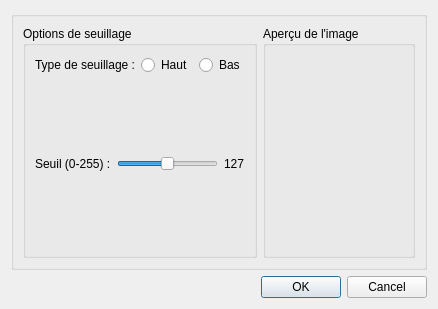
<?xml version="1.0" encoding="UTF-8"?>
<ui version="4.0">
 <class>Dialog</class>
 <widget class="QDialog" name="Dialog">
  <property name="geometry">
   <rect>
    <x>0</x>
    <y>0</y>
    <width>403</width>
    <height>309</height>
   </rect>
  </property>
  <property name="windowTitle">
   <string>Options de Seuillage</string>
  </property>
  <layout class="QVBoxLayout" name="verticalLayout">
   <item>
    <widget class="QGroupBox" name="groupBox">
     <property name="title">
      <string/>
     </property>
     <layout class="QHBoxLayout" name="horizontalLayout">
      <item>
       <widget class="QGroupBox" name="groupBox_2">
        <property name="title">
         <string>Options de seuillage</string>
        </property>
        <layout class="QVBoxLayout" name="verticalLayout_2">
         <item>
          <layout class="QHBoxLayout" name="horizontalLayout_2">
           <item>
            <widget class="QLabel" name="label_2">
             <property name="text">
              <string>Type de seuillage :</string>
             </property>
            </widget>
           </item>
           <item>
            <widget class="QRadioButton" name="radio_high">
             <property name="text">
              <string>Haut</string>
             </property>
            </widget>
           </item>
           <item>
            <widget class="QRadioButton" name="radio_low">
             <property name="text">
              <string>Bas</string>
             </property>
            </widget>
           </item>
          </layout>
         </item>
         <item>
          <layout class="QHBoxLayout" name="horizontalLayout_3">
           <item>
            <widget class="QLabel" name="label">
             <property name="text">
              <string>Seuil (0-255) :</string>
             </property>
            </widget>
           </item>
           <item>
            <widget class="QSlider" name="slider">
             <property name="autoFillBackground">
              <bool>false</bool>
             </property>
             <property name="maximum">
              <number>255</number>
             </property>
             <property name="sliderPosition">
              <number>127</number>
             </property>
             <property name="orientation">
              <enum>Qt::Horizontal</enum>
             </property>
            </widget>
           </item>
           <item>
            <widget class="QLabel" name="slider_value">
             <property name="text">
              <string>127</string>
             </property>
            </widget>
           </item>
          </layout>
         </item>
        </layout>
       </widget>
      </item>
      <item>
       <widget class="QGroupBox" name="groupBox_3">
        <property name="title">
         <string>Aperçu de l'image</string>
        </property>
        <layout class="QVBoxLayout" name="verticalLayout_3">
         <item>
          <widget class="QLabel" name="preview">
           <property name="minimumSize">
            <size>
             <width>128</width>
             <height>128</height>
            </size>
           </property>
           <property name="text">
            <string/>
           </property>
          </widget>
         </item>
        </layout>
       </widget>
      </item>
     </layout>
    </widget>
   </item>
   <item>
    <widget class="QDialogButtonBox" name="buttonBox">
     <property name="orientation">
      <enum>Qt::Horizontal</enum>
     </property>
     <property name="standardButtons">
      <set>QDialogButtonBox::Cancel|QDialogButtonBox::Ok</set>
     </property>
    </widget>
   </item>
  </layout>
 </widget>
 <resources/>
 <connections>
  <connection>
   <sender>buttonBox</sender>
   <signal>accepted()</signal>
   <receiver>Dialog</receiver>
   <slot>accept()</slot>
   <hints>
    <hint type="sourcelabel">
     <x>227</x>
     <y>291</y>
    </hint>
    <hint type="destinationlabel">
     <x>157</x>
     <y>274</y>
    </hint>
   </hints>
  </connection>
  <connection>
   <sender>buttonBox</sender>
   <signal>rejected()</signal>
   <receiver>Dialog</receiver>
   <slot>reject()</slot>
   <hints>
    <hint type="sourcelabel">
     <x>295</x>
     <y>297</y>
    </hint>
    <hint type="destinationlabel">
     <x>286</x>
     <y>274</y>
    </hint>
   </hints>
  </connection>
  <connection>
   <sender>slider</sender>
   <signal>sliderMoved(int)</signal>
   <receiver>slider_value</receiver>
   <slot>setNum(int)</slot>
   <hints>
    <hint type="sourcelabel">
     <x>149</x>
     <y>198</y>
    </hint>
    <hint type="destinationlabel">
     <x>211</x>
     <y>199</y>
    </hint>
   </hints>
  </connection>
  <connection>
   <sender>slider</sender>
   <signal>valueChanged(int)</signal>
   <receiver>Dialog</receiver>
   <slot>actualizePreview()</slot>
   <hints>
    <hint type="sourcelabel">
     <x>146</x>
     <y>207</y>
    </hint>
    <hint type="destinationlabel">
     <x>6</x>
     <y>270</y>
    </hint>
   </hints>
  </connection>
  <connection>
   <sender>radio_high</sender>
   <signal>clicked()</signal>
   <receiver>Dialog</receiver>
   <slot>actualizePreview()</slot>
   <hints>
    <hint type="sourcelabel">
     <x>131</x>
     <y>92</y>
    </hint>
    <hint type="destinationlabel">
     <x>182</x>
     <y>6</y>
    </hint>
   </hints>
  </connection>
  <connection>
   <sender>radio_low</sender>
   <signal>clicked()</signal>
   <receiver>Dialog</receiver>
   <slot>actualizePreview()</slot>
   <hints>
    <hint type="sourcelabel">
     <x>187</x>
     <y>89</y>
    </hint>
    <hint type="destinationlabel">
     <x>109</x>
     <y>6</y>
    </hint>
   </hints>
  </connection>
 </connections>
 <slots>
  <slot>actualizePreview()</slot>
 </slots>
</ui>
